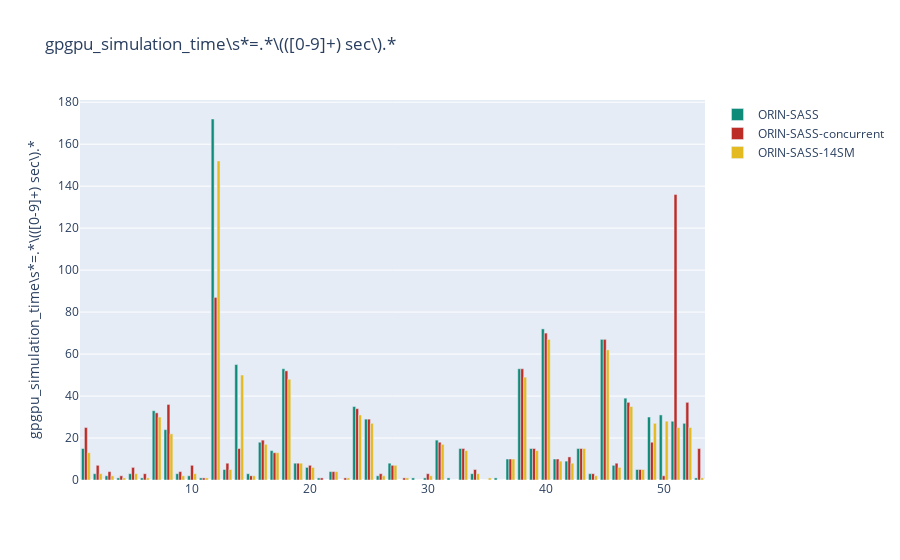
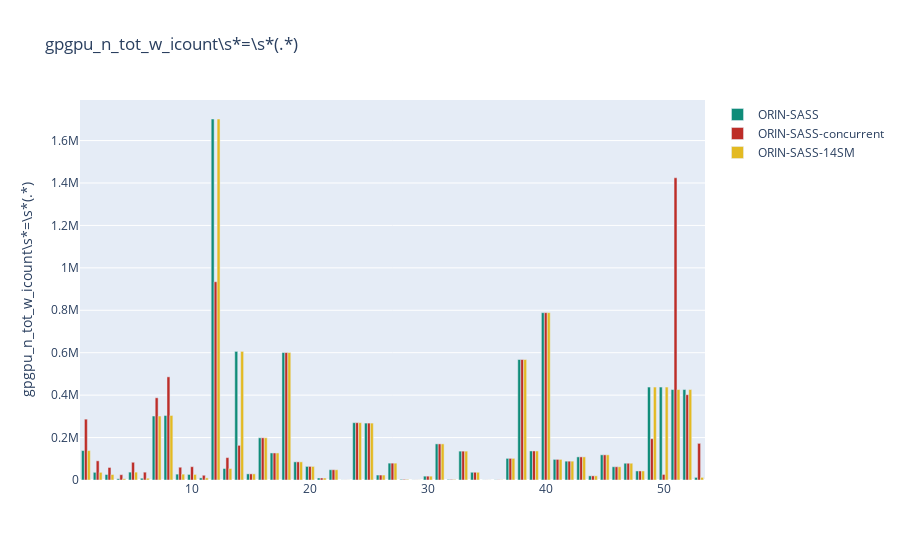
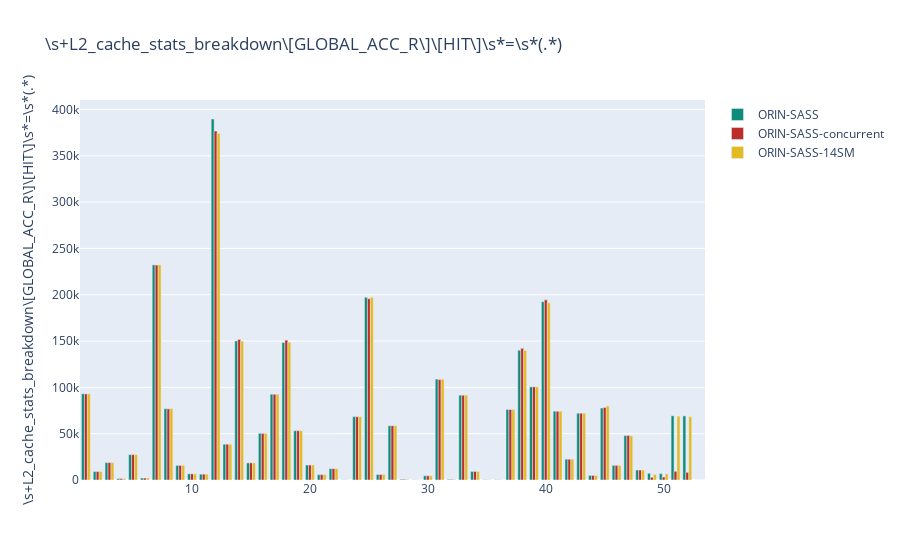
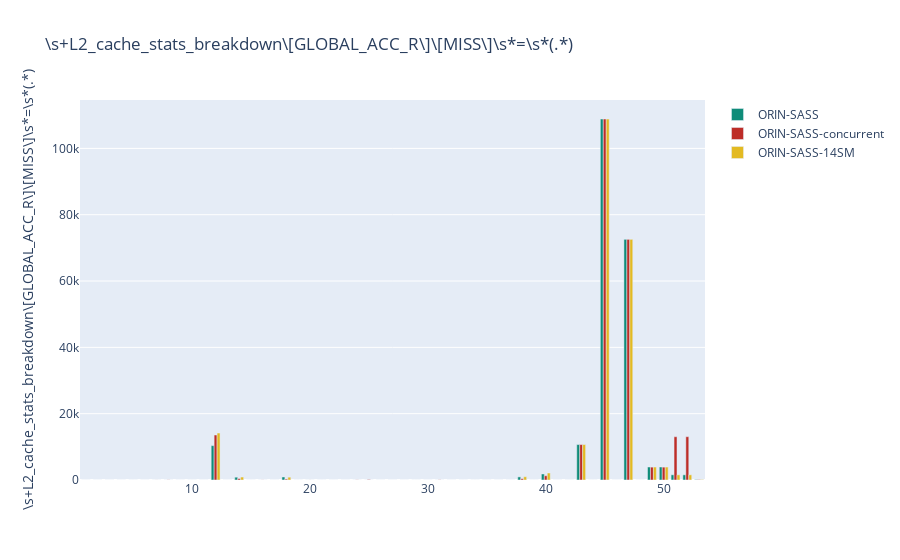

The code cell stored with these charts, in order, in its notebook:
### Code cell
this_directory = "./"
both = get_csv_data("../../per.kernel.stats.csv")

uids = []
for stat,value in both.items():
    print(stat)
    if not "uid" in stat:
        continue
    apps, data = value
    uids = data["ORIN-SASS"]

colors= ['#0F8C79','#BD2D28','#E3BA22','#E6842A','#137B80','#8E6C8A','#9A3E25', '#E6842A']
stat_count = 0
for stat,value in both.items():
    traces = []
    cfg_count = 0
    apps, data = value
    for k,v in data.items():
        traces.append(Bar(
            x= uids,
            y= v,
            name=k,
            marker=Marker(color=colors[cfg_count % len(colors)]),
            xaxis='x1',
            )
        )
        cfg_count += 1

    data = Data(traces)
    layout = Layout(
        title=stat,
        barmode='group',
        bargroupgap=0,
        bargap=0.25,
        showlegend=True,
        yaxis=YAxis(
            title=stat,
        )
    )
    fig = Figure(data=data, layout=layout)
    # fig.update_layout(yaxis_range=[0,3])
    fig.update_traces(textangle=0, cliponaxis=True)
    figure_name = re.sub('[^0-9a-zA-Z]+','_',stat)
    print("plotting: " + figure_name)
    outdir = (os.path.join(this_directory,"htmls"))
    if not os.path.exists( outdir ):
        os.makedirs(outdir)
    fig.show()
    # plotly.offline.plot(fig, filename=os.path.join(outdir,figure_name + ".html"),auto_open=False)
    stat_count += 1

### Figure 1 — Plotly figure (JSON) as saved in the notebook; plotly's stock layout.template omitted (floating-point values rounded to 4 significant figures)
{"data": [{"cliponaxis": true, "marker": {"color": "#0F8C79"}, "name": "ORIN-SASS", "textangle": 0, "type": "bar", "x": [1, 2, 3, 4, 5, 6, 7, 8, 9, 10, 11, 12, 13, 14, 15, 16, 17, 18, 19, 20, 21, 22, 23, 24, 25, 26, 27, 28, 29, 30, 31, 32, 33, 34, 35, 36, 37, 38, 39, 40, 41, 42, 43, 44, 45, 46, 47, 48, 49, 50, 51, 52, 53], "xaxis": "x", "y": [15, 3, 2, 1, 3, 1, 33, 24, 3, 2, 1, 172, 5, 55, 3, 18, 14, 53, 8, 6, 1, 4, 0, 35, 29, 2, 8, 0, 1, 1, 19, 1, 15, 3, 0, 1, 10, 53, 15, 72, 10, 9, 15, 3, 67, 7, 39, 5, 30, 31, 28, 27, 1]}, {"cliponaxis": true, "marker": {"color": "#BD2D28"}, "name": "ORIN-SASS-concurrent", "textangle": 0, "type": "bar", "x": [1, 2, 3, 4, 5, 6, 7, 8, 9, 10, 11, 12, 13, 14, 15, 16, 17, 18, 19, 20, 21, 22, 23, 24, 25, 26, 27, 28, 29, 30, 31, 32, 33, 34, 35, 36, 37, 38, 39, 40, 41, 42, 43, 44, 45, 46, 47, 48, 49, 50, 51, 52, 53], "xaxis": "x", "y": [25, 7, 4, 2, 6, 3, 32, 36, 4, 7, 1, 87, 8, 15, 2, 19, 13, 52, 8, 7, 1, 4, 1, 34, 29, 3, 7, 1, 0, 3, 18, 0, 15, 5, 0, 0, 10, 53, 15, 70, 10, 11, 15, 3, 67, 8, 37, 5, 18, 2, 136, 37, 15]}, {"cliponaxis": true, "marker": {"color": "#E3BA22"}, "name": "ORIN-SASS-14SM", "textangle": 0, "type": "bar", "x": [1, 2, 3, 4, 5, 6, 7, 8, 9, 10, 11, 12, 13, 14, 15, 16, 17, 18, 19, 20, 21, 22, 23, 24, 25, 26, 27, 28, 29, 30, 31, 32, 33, 34, 35, 36, 37, 38, 39, 40, 41, 42, 43, 44, 45, 46, 47, 48, 49, 50, 51, 52, 53], "xaxis": "x", "y": [13, 3, 2, 1, 3, 1, 30, 22, 2, 3, 1, 152, 5, 50, 2, 17, 13, 48, 8, 6, 0, 4, 1, 31, 27, 2, 7, 1, 0, 2, 17, 0, 14, 3, 1, 0, 10, 49, 14, 67, 9, 8, 15, 2, 62, 6, 35, 5, 27, 28, 25, 25, 1]}], "layout": {"bargap": 0.25, "bargroupgap": 0, "barmode": "group", "showlegend": true, "title": {"text": "gpgpu_simulation_time\\s*=.*\\(([0-9]+) sec\\).*"}, "yaxis": {"title": {"text": "gpgpu_simulation_time\\s*=.*\\(([0-9]+) sec\\).*"}}}}

### Figure 2 — Plotly figure (JSON) as saved in the notebook; plotly's stock layout.template omitted (floating-point values rounded to 4 significant figures)
{"data": [{"cliponaxis": true, "marker": {"color": "#0F8C79"}, "name": "ORIN-SASS", "textangle": 0, "type": "bar", "x": [1, 2, 3, 4, 5, 6, 7, 8, 9, 10, 11, 12, 13, 14, 15, 16, 17, 18, 19, 20, 21, 22, 23, 24, 25, 26, 27, 28, 29, 30, 31, 32, 33, 34, 35, 36, 37, 38, 39, 40, 41, 42, 43, 44, 45, 46, 47, 48, 49, 50, 51, 52, 53], "xaxis": "x", "y": [138672, 36182, 25920, 5846, 37152, 8374, 301536, 304150, 27648, 26228, 9936, 1701660, 54000, 606246, 28944, 199080, 127440, 600716, 85536, 63990, 9504, 48348, 432, 270180, 268272, 23384, 79488, 3002, 432, 18170, 170208, 2686, 136080, 36498, 432, 948, 101952, 567852, 136944, 788736, 97200, 88796, 108993, 19592, 118584, 62410, 79056, 42660, 438124, 438124, 426351, 426351, 12289]}, {"cliponaxis": true, "marker": {"color": "#BD2D28"}, "name": "ORIN-SASS-concurrent", "textangle": 0, "type": "bar", "x": [1, 2, 3, 4, 5, 6, 7, 8, 9, 10, 11, 12, 13, 14, 15, 16, 17, 18, 19, 20, 21, 22, 23, 24, 25, 26, 27, 28, 29, 30, 31, 32, 33, 34, 35, 36, 37, 38, 39, 40, 41, 42, 43, 44, 45, 46, 47, 48, 49, 50, 51, 52, 53], "xaxis": "x", "y": [286820, 90362, 59131, 24962, 83578, 36937, 387554, 486218, 60209, 62746, 22374, 934586, 105649, 163369, 28944, 199080, 127440, 600716, 85536, 63990, 9504, 48348, 432, 270180, 268272, 23384, 79488, 3002, 432, 18170, 170208, 2686, 136080, 36498, 432, 948, 101952, 567852, 136944, 788736, 97200, 88796, 108993, 19592, 118584, 62410, 79056, 42660, 194612, 26308, 1424628, 401982, 172764]}, {"cliponaxis": true, "marker": {"color": "#E3BA22"}, "name": "ORIN-SASS-14SM", "textangle": 0, "type": "bar", "x": [1, 2, 3, 4, 5, 6, 7, 8, 9, 10, 11, 12, 13, 14, 15, 16, 17, 18, 19, 20, 21, 22, 23, 24, 25, 26, 27, 28, 29, 30, 31, 32, 33, 34, 35, 36, 37, 38, 39, 40, 41, 42, 43, 44, 45, 46, 47, 48, 49, 50, 51, 52, 53], "xaxis": "x", "y": [138672, 36182, 25920, 5846, 37152, 8374, 301536, 304150, 27648, 26228, 9936, 1701660, 54000, 606246, 28944, 199080, 127440, 600716, 85536, 63990, 9504, 48348, 432, 270180, 268272, 23384, 79488, 3002, 432, 18170, 170208, 2686, 136080, 36498, 432, 948, 101952, 567852, 136944, 788736, 97200, 88796, 108993, 19592, 118584, 62410, 79056, 42660, 438124, 438124, 426351, 426351, 12289]}], "layout": {"bargap": 0.25, "bargroupgap": 0, "barmode": "group", "showlegend": true, "title": {"text": "gpgpu_n_tot_w_icount\\s*=\\s*(.*)"}, "yaxis": {"title": {"text": "gpgpu_n_tot_w_icount\\s*=\\s*(.*)"}}}}

### Figure 3 — Plotly figure (JSON) as saved in the notebook; plotly's stock layout.template omitted (floating-point values rounded to 4 significant figures)
{"data": [{"cliponaxis": true, "marker": {"color": "#0F8C79"}, "name": "ORIN-SASS", "textangle": 0, "type": "bar", "x": [1, 2, 3, 4, 5, 6, 7, 8, 9, 10, 11, 12, 13, 14, 15, 16, 17, 18, 19, 20, 21, 22, 23, 24, 25, 26, 27, 28, 29, 30, 31, 32, 33, 34, 35, 36, 37, 38, 39, 40, 41, 42, 43, 44, 45, 46, 47, 48, 49, 50, 51, 52, 53], "xaxis": "x", "y": [93079, 9171, 18807, 1511, 27394, 2120, 232244, 77000, 15779, 6671, 6291, 389713, 38676, 150112, 18472, 50396, 92608, 148433, 53272, 16200, 5796, 12268, 162, 68428, 197247, 5933, 58601, 758, 156, 4601, 108926, 710, 91584, 9235, 240, 233, 76153, 140038, 100582, 192457, 74282, 22496, 72129, 4960, 77699, 15816, 47940, 10796, 7261, 6860, 69316, 69220, 12]}, {"cliponaxis": true, "marker": {"color": "#BD2D28"}, "name": "ORIN-SASS-concurrent", "textangle": 0, "type": "bar", "x": [1, 2, 3, 4, 5, 6, 7, 8, 9, 10, 11, 12, 13, 14, 15, 16, 17, 18, 19, 20, 21, 22, 23, 24, 25, 26, 27, 28, 29, 30, 31, 32, 33, 34, 35, 36, 37, 38, 39, 40, 41, 42, 43, 44, 45, 46, 47, 48, 49, 50, 51, 52, 53], "xaxis": "x", "y": [92995, 9158, 18797, 1504, 27370, 2112, 232126, 76821, 15771, 6657, 6283, 376742, 38654, 151778, 18462, 50299, 92560, 150958, 53213, 16135, 5790, 12249, 162, 68269, 195690, 5925, 58573, 753, 156, 4592, 108414, 704, 91554, 9218, 240, 231, 76094, 142170, 100547, 194556, 74223, 22462, 72119, 4949, 78276, 15783, 48061, 10777, 2975, 3235, 9390, 8293, 0]}, {"cliponaxis": true, "marker": {"color": "#E3BA22"}, "name": "ORIN-SASS-14SM", "textangle": 0, "type": "bar", "x": [1, 2, 3, 4, 5, 6, 7, 8, 9, 10, 11, 12, 13, 14, 15, 16, 17, 18, 19, 20, 21, 22, 23, 24, 25, 26, 27, 28, 29, 30, 31, 32, 33, 34, 35, 36, 37, 38, 39, 40, 41, 42, 43, 44, 45, 46, 47, 48, 49, 50, 51, 52, 53], "xaxis": "x", "y": [93079, 9167, 18807, 1507, 27394, 2116, 232244, 76996, 15779, 6667, 6291, 374257, 38676, 149888, 18472, 50392, 92608, 148646, 53272, 16196, 5796, 12264, 162, 68424, 197247, 5929, 58601, 754, 156, 4597, 108926, 706, 91584, 9231, 240, 233, 76153, 139847, 100582, 191257, 74282, 22492, 72148, 4956, 79841, 15812, 47686, 10792, 6131, 6663, 68897, 68352, 10]}], "layout": {"bargap": 0.25, "bargroupgap": 0, "barmode": "group", "showlegend": true, "title": {"text": "\\s+L2_cache_stats_breakdown\\[GLOBAL_ACC_R\\]\\[HIT\\]\\s*=\\s*(.*)"}, "yaxis": {"title": {"text": "\\s+L2_cache_stats_breakdown\\[GLOBAL_ACC_R\\]\\[HIT\\]\\s*=\\s*(.*)"}}}}

### Figure 4 — Plotly figure (JSON) as saved in the notebook; plotly's stock layout.template omitted (floating-point values rounded to 4 significant figures)
{"data": [{"cliponaxis": true, "marker": {"color": "#0F8C79"}, "name": "ORIN-SASS", "textangle": 0, "type": "bar", "x": [1, 2, 3, 4, 5, 6, 7, 8, 9, 10, 11, 12, 13, 14, 15, 16, 17, 18, 19, 20, 21, 22, 23, 24, 25, 26, 27, 28, 29, 30, 31, 32, 33, 34, 35, 36, 37, 38, 39, 40, 41, 42, 43, 44, 45, 46, 47, 48, 49, 50, 51, 52, 53], "xaxis": "x", "y": [1, 0, 0, 0, 0, 0, 0, 0, 0, 0, 0, 10366, 0, 846, 0, 0, 0, 910, 0, 0, 0, 0, 0, 0, 0, 0, 0, 0, 0, 0, 0, 0, 0, 0, 0, 0, 0, 934, 0, 1815, 0, 0, 10688, 0, 108864, 1, 72576, 1, 3915, 3918, 1565, 1560, 122]}, {"cliponaxis": true, "marker": {"color": "#BD2D28"}, "name": "ORIN-SASS-concurrent", "textangle": 0, "type": "bar", "x": [1, 2, 3, 4, 5, 6, 7, 8, 9, 10, 11, 12, 13, 14, 15, 16, 17, 18, 19, 20, 21, 22, 23, 24, 25, 26, 27, 28, 29, 30, 31, 32, 33, 34, 35, 36, 37, 38, 39, 40, 41, 42, 43, 44, 45, 46, 47, 48, 49, 50, 51, 52, 53], "xaxis": "x", "y": [8, 1, 1, 0, 2, 0, 13, 43, 0, 2, 0, 13566, 2, 427, 2, 23, 4, 277, 4, 14, 2, 4, 0, 38, 147, 0, 1, 0, 0, 1, 50, 0, 3, 4, 0, 0, 4, 390, 4, 1285, 4, 7, 10690, 2, 108861, 8, 72571, 5, 3882, 3882, 13052, 13058, 122]}, {"cliponaxis": true, "marker": {"color": "#E3BA22"}, "name": "ORIN-SASS-14SM", "textangle": 0, "type": "bar", "x": [1, 2, 3, 4, 5, 6, 7, 8, 9, 10, 11, 12, 13, 14, 15, 16, 17, 18, 19, 20, 21, 22, 23, 24, 25, 26, 27, 28, 29, 30, 31, 32, 33, 34, 35, 36, 37, 38, 39, 40, 41, 42, 43, 44, 45, 46, 47, 48, 49, 50, 51, 52, 53], "xaxis": "x", "y": [1, 0, 0, 0, 0, 0, 0, 0, 0, 0, 0, 14163, 0, 892, 0, 0, 0, 853, 0, 0, 0, 0, 0, 0, 0, 0, 0, 0, 0, 0, 0, 0, 0, 0, 0, 0, 0, 983, 0, 2109, 0, 0, 10688, 0, 108848, 1, 72576, 1, 3912, 3911, 1562, 1561, 122]}], "layout": {"bargap": 0.25, "bargroupgap": 0, "barmode": "group", "showlegend": true, "title": {"text": "\\s+L2_cache_stats_breakdown\\[GLOBAL_ACC_R\\]\\[MISS\\]\\s*=\\s*(.*)"}, "yaxis": {"title": {"text": "\\s+L2_cache_stats_breakdown\\[GLOBAL_ACC_R\\]\\[MISS\\]\\s*=\\s*(.*)"}}}}
